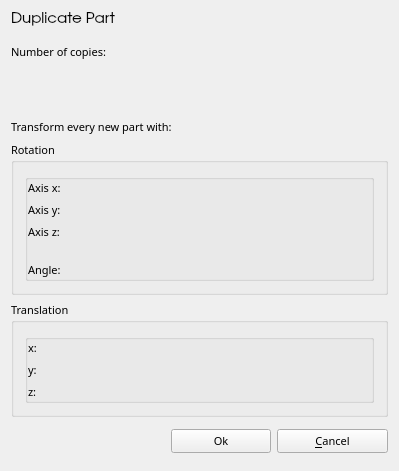
<ui version="4.0" >
 <comment>Python:from Utils import FloatInRangeControl
Python:from ChangeIndicatedLE import ChangeIndicatedLE</comment>
 <class>DialogDuplicateBase</class>
 <widget class="QDialog" name="DialogDuplicateBase" >
  <property name="geometry" >
   <rect>
    <x>0</x>
    <y>0</y>
    <width>399</width>
    <height>471</height>
   </rect>
  </property>
  <property name="sizePolicy" >
   <sizepolicy vsizetype="Preferred" hsizetype="Expanding" >
    <horstretch>0</horstretch>
    <verstretch>0</verstretch>
   </sizepolicy>
  </property>
  <property name="minimumSize" >
   <size>
    <width>370</width>
    <height>370</height>
   </size>
  </property>
  <property name="baseSize" >
   <size>
    <width>325</width>
    <height>715</height>
   </size>
  </property>
  <property name="font" >
   <font>
    <family>Droid Sans</family>
    <pointsize>8</pointsize>
   </font>
  </property>
  <property name="windowTitle" >
   <string>Duplicate Part</string>
  </property>
  <layout class="QGridLayout" >
   <item row="1" column="0" >
    <widget class="QLabel" name="textNumber" >
     <property name="text" >
      <string>Number of copies:</string>
     </property>
     <property name="wordWrap" >
      <bool>false</bool>
     </property>
    </widget>
   </item>
   <item row="2" column="0" >
    <widget class="QLabel" name="pixmapLabel1" >
     <property name="sizePolicy" >
      <sizepolicy vsizetype="Fixed" hsizetype="Fixed" >
       <horstretch>0</horstretch>
       <verstretch>0</verstretch>
      </sizepolicy>
     </property>
     <property name="scaledContents" >
      <bool>true</bool>
     </property>
     <property name="alignment" >
      <set>Qt::AlignVCenter</set>
     </property>
     <property name="wordWrap" >
      <bool>false</bool>
     </property>
    </widget>
   </item>
   <item row="2" column="2" >
    <spacer name="spacer10" >
     <property name="orientation" >
      <enum>Qt::Vertical</enum>
     </property>
     <property name="sizeType" >
      <enum>QSizePolicy::Expanding</enum>
     </property>
     <property name="sizeHint" stdset="0" >
      <size>
       <width>20</width>
       <height>16</height>
      </size>
     </property>
    </spacer>
   </item>
   <item row="6" column="0" colspan="2" >
    <spacer name="spacer23" >
     <property name="orientation" >
      <enum>Qt::Vertical</enum>
     </property>
     <property name="sizeType" >
      <enum>QSizePolicy::MinimumExpanding</enum>
     </property>
     <property name="sizeHint" stdset="0" >
      <size>
       <width>132</width>
       <height>20</height>
      </size>
     </property>
    </spacer>
   </item>
   <item row="3" column="0" colspan="5" >
    <widget class="QLabel" name="textTransform" >
     <property name="text" >
      <string>Transform every new part with:</string>
     </property>
     <property name="wordWrap" >
      <bool>false</bool>
     </property>
    </widget>
   </item>
   <item row="4" column="0" colspan="5" >
    <widget class="QGroupBox" name="vrpGroupBoxRotation" >
     <property name="title" >
      <string>Rotation</string>
     </property>
     <layout class="QGridLayout" >
      <item row="0" column="0" >
       <widget class="QGroupBox" name="groupBoxRectPositioning" >
        <property name="title" >
         <string/>
        </property>
        <property name="flat" >
         <bool>true</bool>
        </property>
        <property name="checkable" >
         <bool>false</bool>
        </property>
        <property name="checked" >
         <bool>false</bool>
        </property>
        <property name="lineWidth" stdset="0" >
         <number>0</number>
        </property>
        <layout class="QGridLayout" >
         <property name="margin" >
          <number>0</number>
         </property>
         <item row="4" column="1" >
          <spacer name="spacer14" >
           <property name="orientation" >
            <enum>Qt::Vertical</enum>
           </property>
           <property name="sizeType" >
            <enum>QSizePolicy::Fixed</enum>
           </property>
           <property name="sizeHint" stdset="0" >
            <size>
             <width>20</width>
             <height>16</height>
            </size>
           </property>
          </spacer>
         </item>
         <item row="5" column="1" >
          <widget class="FloatInRangeControl" native="1" name="floatInRangeAngle" >
           <property name="enabled" >
            <bool>true</bool>
           </property>
           <property name="sizePolicy" >
            <sizepolicy vsizetype="Fixed" hsizetype="Expanding" >
             <horstretch>0</horstretch>
             <verstretch>0</verstretch>
            </sizepolicy>
           </property>
           <property name="focusPolicy" >
            <enum>Qt::TabFocus</enum>
           </property>
          </widget>
         </item>
         <item row="2" column="1" >
          <widget class="FloatInRangeControl" native="1" name="floatInRangeAxisY" >
           <property name="enabled" >
            <bool>true</bool>
           </property>
           <property name="sizePolicy" >
            <sizepolicy vsizetype="Fixed" hsizetype="Expanding" >
             <horstretch>0</horstretch>
             <verstretch>0</verstretch>
            </sizepolicy>
           </property>
           <property name="focusPolicy" >
            <enum>Qt::TabFocus</enum>
           </property>
          </widget>
         </item>
         <item row="3" column="1" >
          <widget class="FloatInRangeControl" native="1" name="floatInRangeAxisZ" >
           <property name="enabled" >
            <bool>true</bool>
           </property>
           <property name="sizePolicy" >
            <sizepolicy vsizetype="Fixed" hsizetype="Expanding" >
             <horstretch>0</horstretch>
             <verstretch>0</verstretch>
            </sizepolicy>
           </property>
           <property name="focusPolicy" >
            <enum>Qt::TabFocus</enum>
           </property>
          </widget>
         </item>
         <item row="3" column="0" >
          <widget class="QLabel" name="textLabelRotAxisZ" >
           <property name="enabled" >
            <bool>true</bool>
           </property>
           <property name="toolTip" >
            <string>For finetuning the orientation&lt;br> of the starting rectangle from which streamlines, pathlines and moving points are emitted, you can add rotations around each axis.</string>
           </property>
           <property name="whatsThis" >
            <string>For finetuning the orientation&lt;br> of the starting rectangle from which streamlines, pathlines and moving points are emitted, you can add rotations around each axis.</string>
           </property>
           <property name="text" >
            <string>Axis z:</string>
           </property>
           <property name="wordWrap" >
            <bool>false</bool>
           </property>
          </widget>
         </item>
         <item row="2" column="0" >
          <widget class="QLabel" name="textLabelRotAxisY" >
           <property name="enabled" >
            <bool>true</bool>
           </property>
           <property name="toolTip" >
            <string>For finetuning the orientation&lt;br> of the starting rectangle from which streamlines, pathlines and moving points are emitted, you can add rotations around each axis.</string>
           </property>
           <property name="whatsThis" >
            <string>For finetuning the orientation&lt;br> of the starting rectangle from which streamlines, pathlines and moving points are emitted, you can add rotations around each axis.</string>
           </property>
           <property name="text" >
            <string>Axis y:</string>
           </property>
           <property name="wordWrap" >
            <bool>false</bool>
           </property>
          </widget>
         </item>
         <item rowspan="2" row="0" column="0" >
          <widget class="QLabel" name="textLabelRotAxisX" >
           <property name="enabled" >
            <bool>true</bool>
           </property>
           <property name="toolTip" >
            <string>For finetuning the orientation&lt;br> of the starting rectangle from which streamlines, pathlines and moving points are emitted, you can add rotations around each axis.</string>
           </property>
           <property name="whatsThis" >
            <string>For finetuning the orientation&lt;br> of the starting rectangle from which streamlines, pathlines and moving points are emitted, you can add rotations around each axis.</string>
           </property>
           <property name="text" >
            <string>Axis x:</string>
           </property>
           <property name="wordWrap" >
            <bool>false</bool>
           </property>
          </widget>
         </item>
         <item row="1" column="1" >
          <widget class="FloatInRangeControl" native="1" name="floatInRangeAxisX" >
           <property name="enabled" >
            <bool>true</bool>
           </property>
           <property name="sizePolicy" >
            <sizepolicy vsizetype="Fixed" hsizetype="Expanding" >
             <horstretch>0</horstretch>
             <verstretch>0</verstretch>
            </sizepolicy>
           </property>
           <property name="focusPolicy" >
            <enum>Qt::TabFocus</enum>
           </property>
          </widget>
         </item>
         <item row="5" column="0" >
          <widget class="QLabel" name="textLabelAngle" >
           <property name="enabled" >
            <bool>true</bool>
           </property>
           <property name="toolTip" >
            <string>For finetuning the orientation&lt;br> of the starting rectangle from which streamlines, pathlines and moving points are emitted, you can add rotations around each axis.</string>
           </property>
           <property name="whatsThis" >
            <string>For finetuning the orientation&lt;br> of the starting rectangle from which streamlines, pathlines and moving points are emitted, you can add rotations around each axis.</string>
           </property>
           <property name="text" >
            <string>Angle:</string>
           </property>
           <property name="wordWrap" >
            <bool>false</bool>
           </property>
          </widget>
         </item>
        </layout>
       </widget>
      </item>
     </layout>
    </widget>
   </item>
   <item row="5" column="0" colspan="5" >
    <widget class="QGroupBox" name="vrpGroupBoxTranslate" >
     <property name="title" >
      <string>Translation</string>
     </property>
     <layout class="QGridLayout" >
      <item row="0" column="0" >
       <widget class="QGroupBox" name="groupBoxRectPositioning_2" >
        <property name="title" >
         <string/>
        </property>
        <property name="flat" >
         <bool>true</bool>
        </property>
        <property name="checkable" >
         <bool>false</bool>
        </property>
        <property name="checked" >
         <bool>false</bool>
        </property>
        <property name="lineWidth" stdset="0" >
         <number>0</number>
        </property>
        <layout class="QGridLayout" >
         <property name="margin" >
          <number>0</number>
         </property>
         <item row="2" column="0" >
          <widget class="QLabel" name="textLabel4_4_2_2_2" >
           <property name="sizePolicy" >
            <sizepolicy vsizetype="Fixed" hsizetype="Fixed" >
             <horstretch>0</horstretch>
             <verstretch>0</verstretch>
            </sizepolicy>
           </property>
           <property name="minimumSize" >
            <size>
             <width>43</width>
             <height>0</height>
            </size>
           </property>
           <property name="toolTip" >
            <string>x, y, z define the center of the rectangle&lt;br> from which streamlines, pathlines and moving points are emitted.</string>
           </property>
           <property name="whatsThis" >
            <string>x, y, z define the center of the rectangle&lt;br> from which streamlines, pathlines and moving points are emitted.</string>
           </property>
           <property name="text" >
            <string>z:</string>
           </property>
           <property name="wordWrap" >
            <bool>false</bool>
           </property>
          </widget>
         </item>
         <item row="0" column="1" >
          <widget class="FloatInRangeControl" native="1" name="floatInRangeX" >
           <property name="sizePolicy" >
            <sizepolicy vsizetype="Fixed" hsizetype="Expanding" >
             <horstretch>0</horstretch>
             <verstretch>0</verstretch>
            </sizepolicy>
           </property>
           <property name="focusPolicy" >
            <enum>Qt::TabFocus</enum>
           </property>
          </widget>
         </item>
         <item row="1" column="1" >
          <widget class="FloatInRangeControl" native="1" name="floatInRangeY" >
           <property name="sizePolicy" >
            <sizepolicy vsizetype="Fixed" hsizetype="Expanding" >
             <horstretch>0</horstretch>
             <verstretch>0</verstretch>
            </sizepolicy>
           </property>
           <property name="focusPolicy" >
            <enum>Qt::TabFocus</enum>
           </property>
          </widget>
         </item>
         <item row="2" column="1" >
          <widget class="FloatInRangeControl" native="1" name="floatInRangeZ" >
           <property name="sizePolicy" >
            <sizepolicy vsizetype="Fixed" hsizetype="Expanding" >
             <horstretch>0</horstretch>
             <verstretch>0</verstretch>
            </sizepolicy>
           </property>
           <property name="focusPolicy" >
            <enum>Qt::TabFocus</enum>
           </property>
          </widget>
         </item>
         <item row="1" column="0" >
          <widget class="QLabel" name="textLabel4_4_2_3" >
           <property name="sizePolicy" >
            <sizepolicy vsizetype="Fixed" hsizetype="Fixed" >
             <horstretch>0</horstretch>
             <verstretch>0</verstretch>
            </sizepolicy>
           </property>
           <property name="minimumSize" >
            <size>
             <width>43</width>
             <height>0</height>
            </size>
           </property>
           <property name="toolTip" >
            <string>x, y, z define the center of the rectangle&lt;br> from which streamlines, pathlines and moving points are emitted.</string>
           </property>
           <property name="whatsThis" >
            <string>x, y, z define the center of the rectangle&lt;br> from which streamlines, pathlines and moving points are emitted.</string>
           </property>
           <property name="text" >
            <string>y:</string>
           </property>
           <property name="wordWrap" >
            <bool>false</bool>
           </property>
          </widget>
         </item>
         <item row="0" column="0" >
          <widget class="QLabel" name="textLabel4_4_3" >
           <property name="sizePolicy" >
            <sizepolicy vsizetype="Fixed" hsizetype="Fixed" >
             <horstretch>0</horstretch>
             <verstretch>0</verstretch>
            </sizepolicy>
           </property>
           <property name="minimumSize" >
            <size>
             <width>43</width>
             <height>0</height>
            </size>
           </property>
           <property name="toolTip" >
            <string>x, y, z define the center of the rectangle&lt;br> from which streamlines, pathlines and moving points are emitted.</string>
           </property>
           <property name="whatsThis" >
            <string>x, y, z define the center of the rectangle&lt;br> from which streamlines, pathlines and moving points are emitted.</string>
           </property>
           <property name="text" >
            <string>x:</string>
           </property>
           <property name="wordWrap" >
            <bool>false</bool>
           </property>
          </widget>
         </item>
        </layout>
       </widget>
      </item>
     </layout>
    </widget>
   </item>
   <item row="6" column="2" >
    <widget class="QPushButton" name="buttonOk" >
     <property name="sizePolicy" >
      <sizepolicy vsizetype="Fixed" hsizetype="Fixed" >
       <horstretch>0</horstretch>
       <verstretch>0</verstretch>
      </sizepolicy>
     </property>
     <property name="minimumSize" >
      <size>
       <width>100</width>
       <height>24</height>
      </size>
     </property>
     <property name="focusPolicy" >
      <enum>Qt::TabFocus</enum>
     </property>
     <property name="text" >
      <string>Ok</string>
     </property>
     <property name="shortcut" >
      <string/>
     </property>
     <property name="autoDefault" >
      <bool>false</bool>
     </property>
     <property name="default" >
      <bool>false</bool>
     </property>
    </widget>
   </item>
   <item row="6" column="3" colspan="2" >
    <widget class="QPushButton" name="buttonCancel" >
     <property name="minimumSize" >
      <size>
       <width>100</width>
       <height>0</height>
      </size>
     </property>
     <property name="focusPolicy" >
      <enum>Qt::TabFocus</enum>
     </property>
     <property name="text" >
      <string>&amp;Cancel</string>
     </property>
     <property name="shortcut" >
      <string/>
     </property>
     <property name="autoDefault" >
      <bool>false</bool>
     </property>
    </widget>
   </item>
   <item row="0" column="0" colspan="5" >
    <widget class="QLabel" name="vrpLabelTitle" >
     <property name="sizePolicy" >
      <sizepolicy vsizetype="Fixed" hsizetype="Preferred" >
       <horstretch>0</horstretch>
       <verstretch>0</verstretch>
      </sizepolicy>
     </property>
     <property name="minimumSize" >
      <size>
       <width>0</width>
       <height>0</height>
      </size>
     </property>
     <property name="font" >
      <font>
       <family>URW Gothic L</family>
       <pointsize>11</pointsize>
      </font>
     </property>
     <property name="text" >
      <string>Duplicate Part</string>
     </property>
     <property name="alignment" >
      <set>Qt::AlignLeading|Qt::AlignLeft|Qt::AlignTop</set>
     </property>
     <property name="wordWrap" >
      <bool>false</bool>
     </property>
    </widget>
   </item>
   <item row="1" column="1" colspan="3" >
    <spacer name="spacer9" >
     <property name="orientation" >
      <enum>Qt::Vertical</enum>
     </property>
     <property name="sizeType" >
      <enum>QSizePolicy::MinimumExpanding</enum>
     </property>
     <property name="sizeHint" stdset="0" >
      <size>
       <width>170</width>
       <height>20</height>
      </size>
     </property>
    </spacer>
   </item>
   <item row="1" column="4" >
    <widget class="ChangeIndicatedLE" native="1" name="editNumber" />
   </item>
  </layout>
 </widget>
 <layoutdefault spacing="6" margin="11" />
 <customwidgets>
  <customwidget>
   <class>FloatInRangeControl</class>
   <extends>QWidget</extends>
   <header location="global" >Utils</header>
  </customwidget>
  <customwidget>
   <class>ChangeIndicatedLE</class>
   <extends>QWidget</extends>
   <header location="global" >ChangeIndicatedLE</header>
  </customwidget>
 </customwidgets>
 <includes>
  <include location="local" >floatinrangecontrol.h</include>
  <include location="local" >floatinrangecontrol.h</include>
  <include location="local" >floatinrangecontrol.h</include>
  <include location="local" >floatinrangecontrol.h</include>
  <include location="local" >floatinrangecontrol.h</include>
  <include location="local" >floatinrangecontrol.h</include>
  <include location="local" >floatinrangecontrol.h</include>
  <include location="local" >changeindicatedle.h</include>
 </includes>
 <resources/>
 <connections>
  <connection>
   <sender>buttonCancel</sender>
   <signal>clicked()</signal>
   <receiver>DialogDuplicateBase</receiver>
   <slot>reject()</slot>
   <hints>
    <hint type="sourcelabel" >
     <x>20</x>
     <y>20</y>
    </hint>
    <hint type="destinationlabel" >
     <x>20</x>
     <y>20</y>
    </hint>
   </hints>
  </connection>
 </connections>
</ui>
